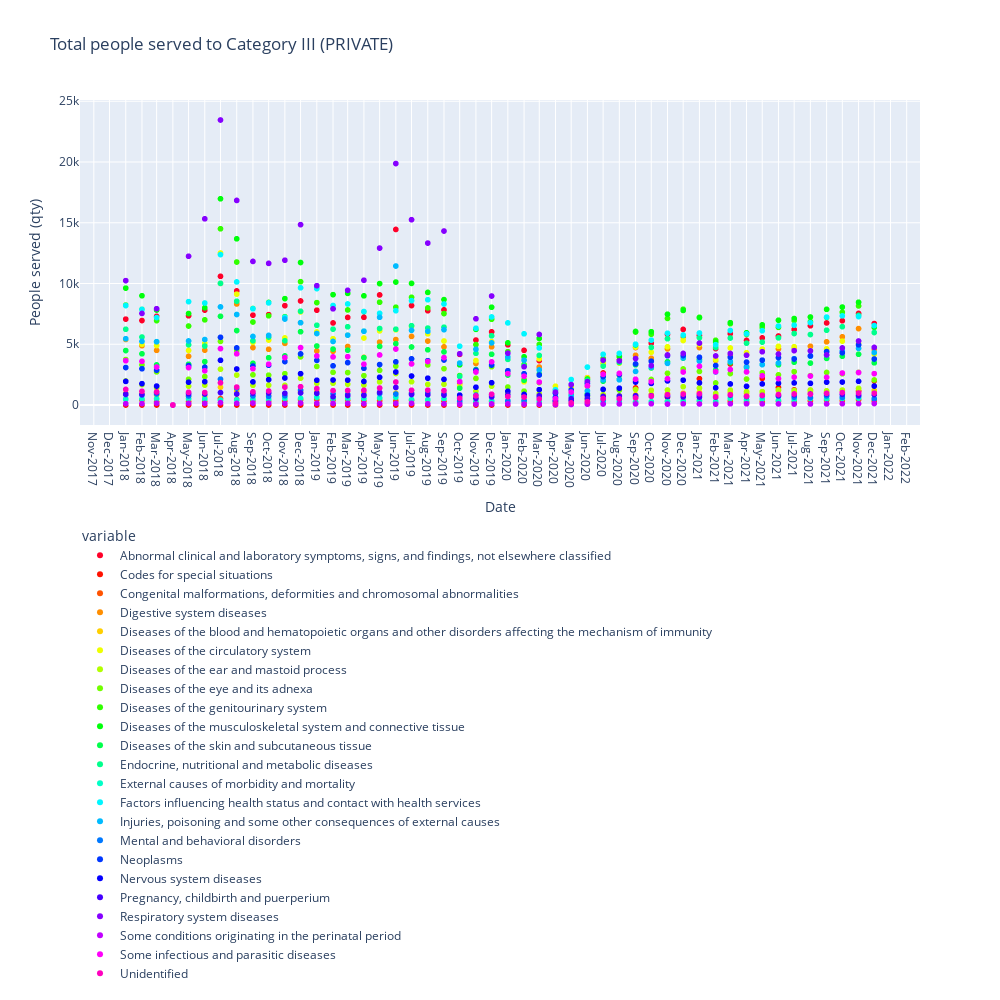

Notebook source saved alongside this figure:
### Code cell
df = pd.concat([data_temp['DATE'],data_temp['PRIVATE']], axis=1)
#df = top_of_df(df, top = 10)

columns_name = list(df.columns)[1:]
columns_colors = [dict_colors[i] for i in columns_name]


# fig = px.line(df, x="DATE", y=columns_name,
#               hover_data={"DATE": "|%B %d, %Y"},
#               color_discrete_sequence=columns_colors,
#               labels={
#                      "value": "People served (qty)",
#                      "DATE": "Date",
#                      "SECTOR2": "Sector"
#                  },
#               title='Diagnosis to Category ' + CATEGORIA_STUDIO + ' (PRIVADO)',
#               width=800, height=1000)

fig = px.scatter(df, x="DATE", y=columns_name,
                 hover_data={"DATE": "|%Y %M"},
                 color_discrete_sequence=columns_colors,
                 labels={
                     "value": "People served (qty)",
                     "DATE": "Date",
                     "SECTOR2": "Sector"
                 },
                 title='Total people served to Category ' + CATEGORIA_STUDIO + ' (PRIVATE)',
                 width=1000, height=1000)

fig.update_layout(legend=dict(yanchor="top",
                              y=-0.3,
                              xanchor="left",
                              x=0
                             ),
                  showlegend=True
                 )

fig.update_xaxes(
    dtick="M1",
    tickformat="%b-%Y")
fig.show()
